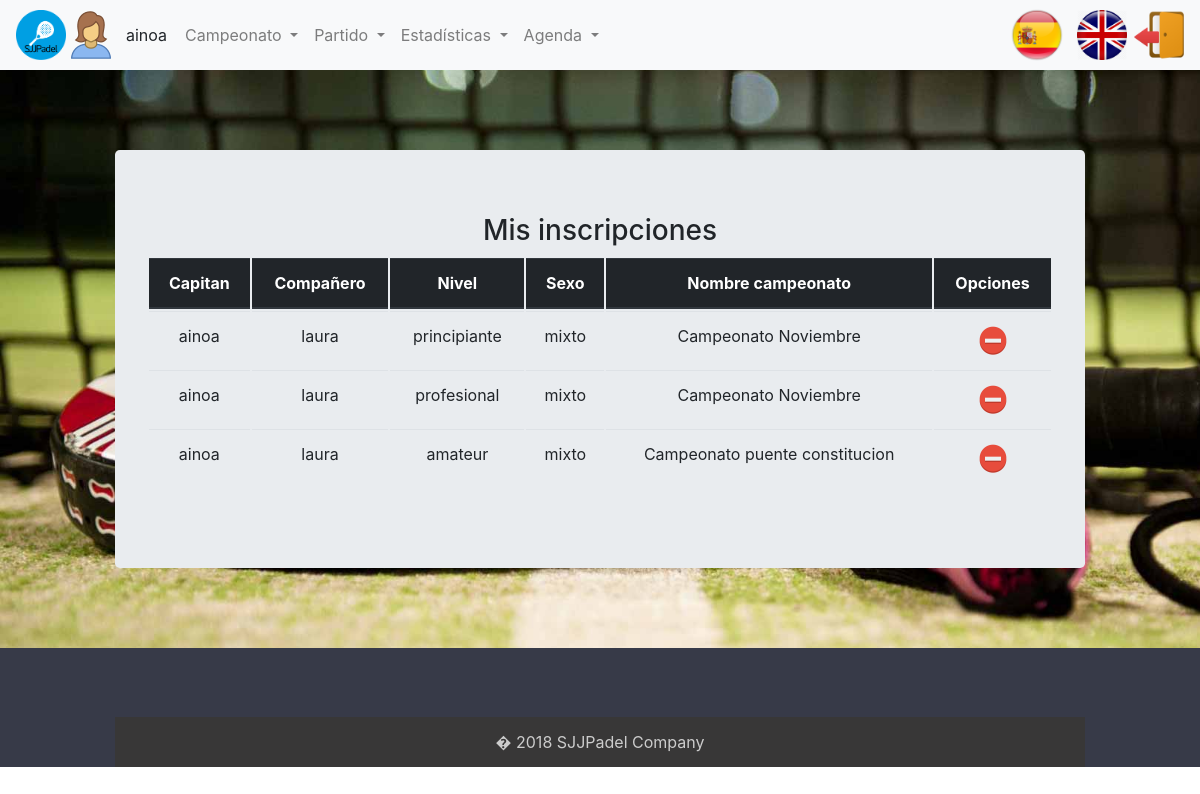
Page /index.php?controller=championship&action=showallInscriptionCurrentUser (signed in) on the earlier database version.
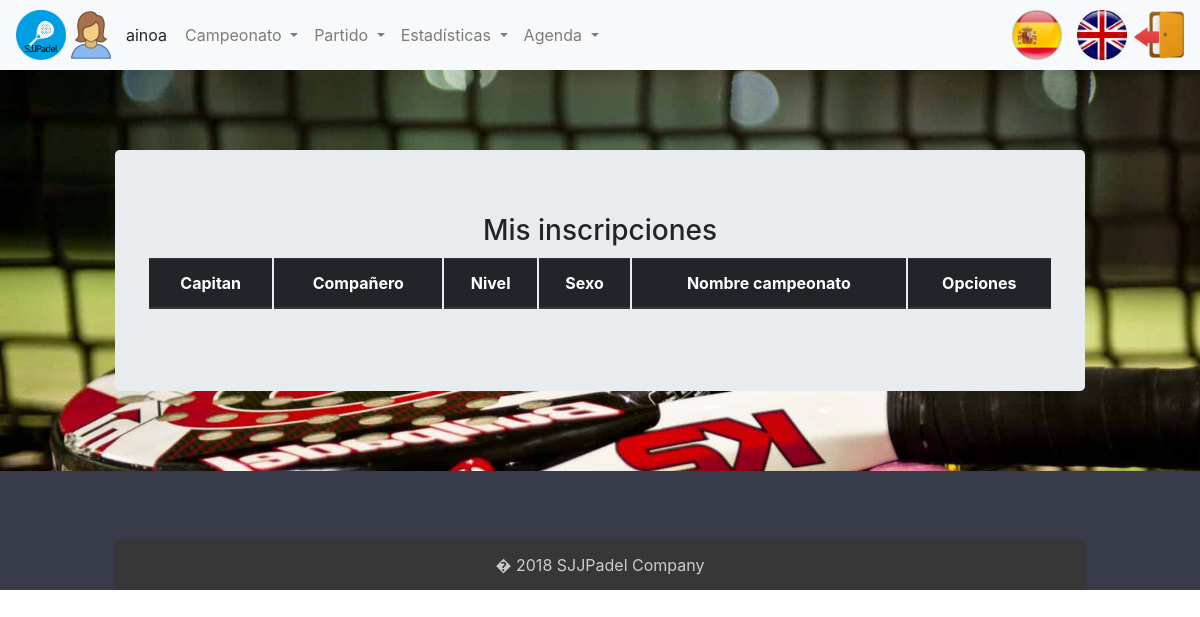
Same page on the later database version.
### tables this page shows
CREATE TABLE `campeonato` (
  `idCampeonato` int(11) NOT NULL,
  `fechaInicioInscripcion` date NOT NULL,
  `fechaFinInscripcion` date DEFAULT NULL,
  `fechaInicioCampeonato` date DEFAULT NULL,
  `fechaFinCampeonato` date DEFAULT NULL,
  `nombreCampeonato` varchar(45) DEFAULT NULL,
  `fase` enum('Inscripcion','Grupos','Cuartos','Semifinal','Final') NOT NULL
);

CREATE TABLE `pareja` (
  `idPareja` int(11) NOT NULL,
  `idCapitan` varchar(20) NOT NULL,
  `idCompañero` varchar(20) NOT NULL,
  `idCategoriaCampeonato` int(11) NOT NULL
);

CREATE TABLE `categoria` (
  `idCategoria` int(11) NOT NULL,
  `nivel` varchar(20) NOT NULL,
  `sexo` varchar(20) NOT NULL
);

### core/ViewManager.php (called while the page is built, shortened)
<?php
class ViewManager
{
    private $variables = array();
    public function setVariable($varname, $value, $flash = false)
    {
        $this->variables[$varname] = $value;
    }
    public function getVariable($varname, $default = NULL)
    {
        if (! isset($this->variables[$varname])) {
            return $default;
        }
        return $this->variables[$varname];
    }
    public function render($controller, $viewname)
    {
        include (__DIR__ . "/../view/$controller/$viewname.php");
    }
    private static $viewmanager_singleton = NULL;
    public static function getInstance()
    {
        if (self::$viewmanager_singleton == null) {
            self::$viewmanager_singleton = new ViewManager();
        }
        return self::$viewmanager_singleton;
    }
}

### controller/ChampionshipController.php (called while the page is built, shortened)
<?php
require_once (__DIR__ . "/../model/InscriptionUserChampionship.php");
require_once (__DIR__ . "/../model/InscriptionUserChampionshipMapper.php");
require_once (__DIR__ . "/../core/ViewManager.php");
require_once (__DIR__ . "/../controller/BaseController.php");
class ChampionshipController extends BaseController
{
    public function __construct()
    {
        $this->inscriptionUserChampionshipMapper = new InscriptionUserChampionshipMapper();
    }
    public function showallInscriptionCurrentUser()
    {
        $championships = $this->inscriptionUserChampionshipMapper->getInscriptionsCurrentUserInChampionship($this->currentUser->getLogin());
        $this->view->setVariable("championships", $championships);
        $this->view->render("championship", "showallInscriptionCurrentUser");
    }
}

### index.php (called while the page is built, shortened)
<?php
function run()
{
    try {
        $controller = loadController($_GET["controller"]);
        $actionName = $_GET["action"];
        $controller->$actionName();
    } catch (Exception $ex) {
        die("An exception occured!!!!!" . $ex->getMessage());
    }
}
function loadController($controllerName)
{
    return new $controllerClassName();
}
run();
?>

### core/I18n.php (called while the page is built, shortened)
<?php
class I18n
{
    private $messages;
    public function setLanguage($language)
    {
        $this->messages = $i18n_messages;
    }
    public function i18n($key)
    {
        if (isset($this->messages[$key])) {
            return $this->messages[$key];
        } else {
            return $key;
        }
    }
    private static $i18n_singleton = null;
    public static function getInstance()
    {
        if (self::$i18n_singleton == NULL) {
            self::$i18n_singleton = new I18n();
        }
        return self::$i18n_singleton;
    }
}
function i18n($key)
{
    return I18n::getInstance()->i18n($key);
}

### model/InscriptionUserChampionship.php (called while the page is built, shortened)
<?php
class InscriptionUserChampionship
{
    private $idPartner;
    private $idCaptain;
    private $idFellow;
    private $level;
    private $sex;
    private $nameChampionship;
    public function __construct($idPartner = NULL, $idCaptain = NULL, $idFellow = NULL, $level = NULL, $sex = NULL, $nameChampionship = NULL)
    {
        $this->idPartner = $idPartner;
        $this->idCaptain = $idCaptain;
        $this->idFellow = $idFellow;
        $this->level = $level;
        $this->sex = $sex;
        $this->nameChampionship = $nameChampionship;
    }
    public function getIdPartner()
    {
        return $this->idPartner;
    }
    public function getIdCaptain()
    {
        return $this->idCaptain;
    }
    public function getIdFellow()
    {
        return $this->idFellow;
    }
    public function getLevel()
    {
        return $this->level;
    }
    public function getSex()
    {
        return $this->sex;
    }
    public function getNameChampionship()
    {
        return $this->nameChampionship;
    }
}

### model/InscriptionUserChampionshipMapper.php (called while the page is built, shortened)
<?php
require_once (__DIR__ . "/../core/PDOConnection.php");
require_once (__DIR__ . "/../model/InscriptionUserChampionship.php");
class InscriptionUserChampionshipMapper
{
    private $db;
    public function __construct()
    {
        $this->db = PDOConnection::getInstance();
    }
    public function getInscriptionsCurrentUserInChampionship($login)
    {
        $stmt = $this->db->prepare("SELECT pa.idPareja,pa.idCapitan,pa.idCompañero,cat.nivel,cat.sexo,cam.nombreCampeonato
								FROM campeonato cam,categoria cat,categoriascampeonato cap,pareja pa
								WHERE cam.idCampeonato = cap.idCampeonato AND
      							cat.idCategoria = cap.idCategoria AND
      							cap.idCategoriasCampeonato = pa.idCategoriaCampeonato AND
      							(pa.idCapitan =? OR pa.idCompañero =?)");
        $stmt->execute(array(
            $login,
            $login
        ));
        $toret_db = $stmt->fetchAll(PDO::FETCH_ASSOC);
        $inscriptions = array();
        foreach ($toret_db as $datos) {
            array_push($inscriptions, new InscriptionUserChampionship($datos["idPareja"], $datos["idCapitan"], $datos["idCompañero"], $datos["nivel"], $datos["sexo"], $datos["nombreCampeonato"]));
        }
        return $inscriptions;
    }
}

### core/PDOConnection.php (called while the page is built)
<?php
class PDOConnection
{
    private static $dbhost = "localhost";
    private static $dbname = "sjjpadel";
    private static $dbuser = "abp";
    private static $dbpass = "abp";
    private static $db_singleton = null;
    public static function getInstance()
    {
        if (self::$db_singleton == null) {
            self::$db_singleton = new PDO("mysql:host=" . self::$dbhost . ";dbname=" . self::$dbname . ";charset=utf8",
            self::$dbuser, self::$dbpass, array(
                PDO::ATTR_EMULATE_PREPARES => false,
                PDO::ATTR_ERRMODE => PDO::ERRMODE_EXCEPTION
            ));
        }
        return self::$db_singleton;
    }
}
?>

### controller/BaseController.php (called while the page is built, shortened)
<?php
require_once (__DIR__ . "/../core/ViewManager.php");
require_once (__DIR__ . "/../core/I18n.php");
require_once (__DIR__ . "/../model/UserMapper.php");
class BaseController
{
    public function __construct()
    {
        if (isset($_SESSION["currentuser"])) {
            $userMapper = new UserMapper();
            $datosUser = $userMapper->getDatos($_SESSION["currentuser"]);
            $this->currentUser = $datosUser;
        }
    }
}

### model/UserMapper.php (called while the page is built, shortened)
<?php
require_once (__DIR__ . "/../core/PDOConnection.php");
class UserMapper
{
    private $db;
    public function __construct()
    {
        $this->db = PDOConnection::getInstance();
    }
    public function getDatos($login)
    {
        $stmt = $this->db->prepare("SELECT * FROM usuario where login=?");
        $stmt->execute(array(
            $login
        ));
        $toret_db = $stmt->fetchAll(PDO::FETCH_ASSOC);
        $user = null;
        foreach ($toret_db as $datos) {
            $user = new User($datos['login'], $datos['nombre'], $datos['apellidos'], $datos['pass'], $datos['rol'], $datos['genero']);
        }
        return $user;
    }
}

### view/championship/showallInscriptionCurrentUser.php (the view, shortened to what the changed rows need)
<?php
require_once (__DIR__ . "/../../core/ViewManager.php");
$view = ViewManager::getInstance();
$championships = $view->getVariable("championships");
$cabecera = array(
    "Captain",
    "Fellow",
    "Level",
    "Sex",
    "Name championship"
);
?>
<table class="table">
	<thead class="thead-dark">
		<tr>
      <?php foreach( $cabecera as $valor ) { ?>
        <th scope="col">
          <?php echo i18n( $valor ); ?>
        </th>
      <?php } ?>
      <th scope="col" colspan="2">
        <?= i18n("Options"); ?>
      </th>
		</tr>
	</thead>
	<tbody>
      <?php foreach( $championships as $championship ) {  ?>
        <tr>
			<td>
              <?php echo $championship->getIdCaptain() ; ?>
            </td>
			<td>
              <?php echo $championship->getIdFellow() ; ?>
            </td>
			<td>
              <?php echo $championship->getLevel() ; ?>
            </td>
			<td>
              <?php echo $championship->getSex() ; ?>
            </td>
			<td>
              <?php echo $championship->getNameChampionship() ; ?>
            </td>
			<td><a
				href="index.php?controller=championship&amp;action=deleteInscription&amp;id=<?php echo $championship->getIdPartner() ?>">
					<img src="images/eliminarInscripcion.png" class="img-fluid"
					alt="Responsive image">
			</a></td>
		</tr>
      <?php } ?>
  </tbody>
</table>

Differences in the rows shown:
removed campeonato: pareja.idCapitan "ainoa", pareja.idCompañero "laura", categoria.nivel "principiante", categoria.sexo "mixto", nombreCampeonato "Campeonato Noviembre", categoria.nivel "profesional"
removed campeonato: pareja.idCapitan "ainoa", pareja.idCompañero "laura", categoria.nivel "amateur", categoria.sexo "mixto", nombreCampeonato "Campeonato puente constitucion"
